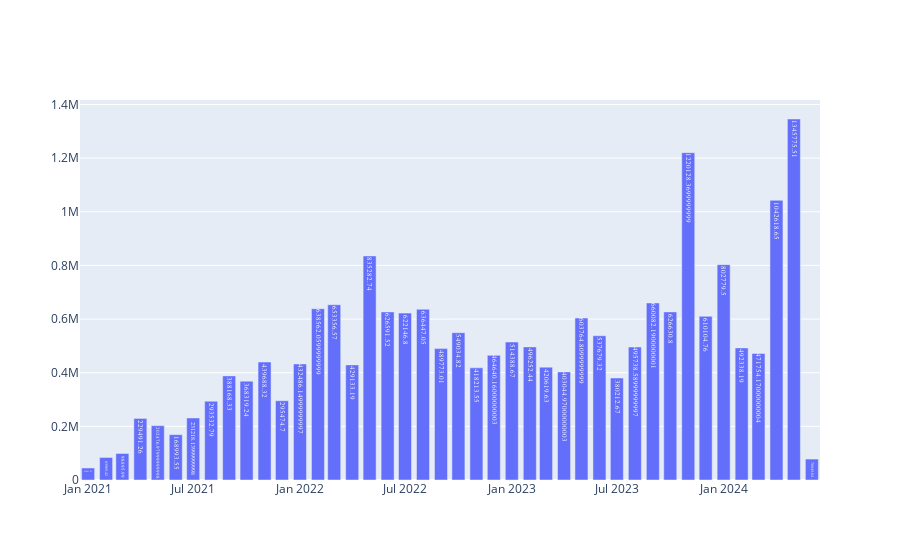

Notebook cell for this chart:
### Code cell
fig2 = go.Figure(go.Bar(
    x=Receitageral['Mês/Ano'],
    y=Receitageral['Receita_Bruta_Total'],
    orientation='v',
    textposition='auto',
    text=Receitageral['Receita_Bruta_Total'],
    insidetextfont=dict(family='Times', size=21)
))

fig2.show()
